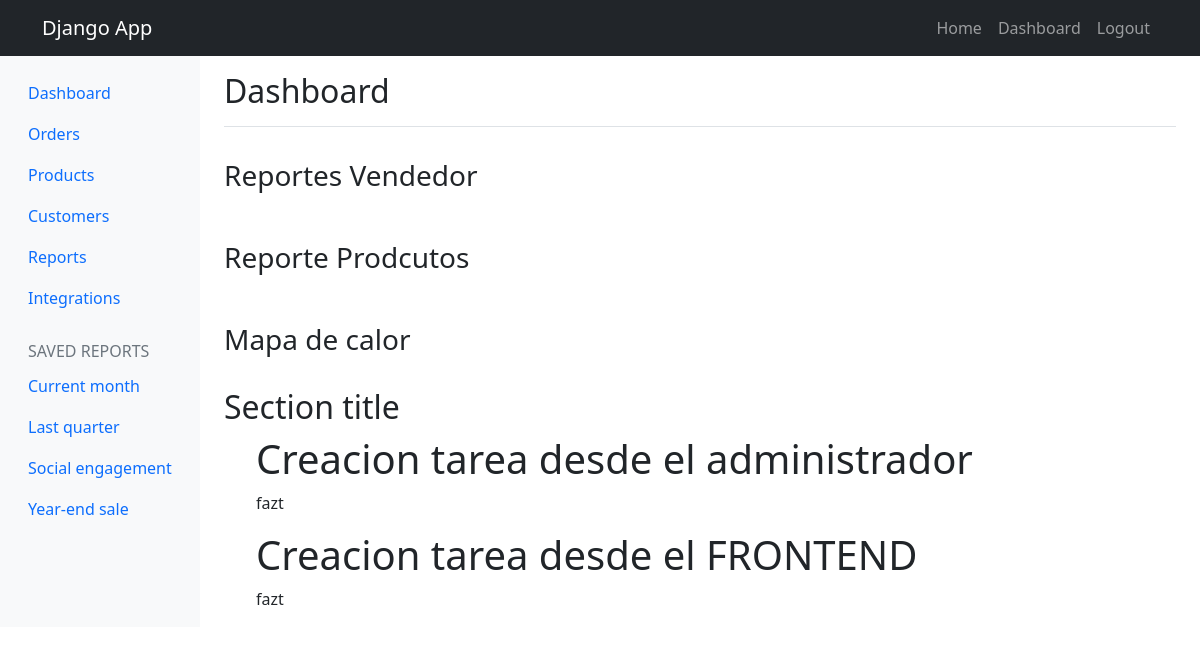
Screenshot of /tasks/ (signed in) with the database file from the repository.
### tasks/models.py (models this page shows, shortened)
class Task(models.Model):
    title = models.CharField(max_length=100)
    description = models.TextField(blank=True)
    created = models.DateTimeField(auto_now_add=True)
    datecompleted =  models.DateTimeField(null=True)
    important = models.BooleanField(default=False)
    user = models.ForeignKey(User, on_delete=models.CASCADE)

### tasks/views.py (the view)
# urls.py: path('tasks/', views.dashboard, name='tasks'),
def dashboard(request):
    Listar = Task.objects.filter(user=request.user)
    return render(request, 'tasks.html', {'tasks': Listar})

### tasks/templates/tasks.html (shortened to what this page needs)
{% extends "base.html" %} {% block content %}
<div class="container-fluid">
    <div class="row">
      <nav id="sidebarMenu" class="col-md-3 col-lg-2 d-md-block bg-light sidebar collapse">
        <div class="position-sticky pt-3 sidebar-sticky">
          <ul class="nav flex-column">
            <li class="nav-item">
              <a class="nav-link active" aria-current="page" href="#">
                Dashboard
              </a>
            </li>
            <li class="nav-item">
              <a class="nav-link" href="#">
                Orders
              </a>
            </li>
            <li class="nav-item">
              <a class="nav-link" href="#">
                Products
              </a>
            </li>
            <li class="nav-item">
              <a class="nav-link" href="#">
                Customers
              </a>
            </li>
            <li class="nav-item">
              <a class="nav-link" href="#">
                Reports
              </a>
            </li>
            <li class="nav-item">
              <a class="nav-link" href="#">
                Integrations
              </a>
            </li>
          </ul>
          <h6 class="sidebar-heading d-flex justify-content-between align-items-center px-3 mt-4 mb-1 text-muted text-uppercase">
            <span>Saved reports</span>
          </h6>
          <ul class="nav flex-column mb-2">
            <li class="nav-item">
              <a class="nav-link" href="#">
                Current month
              </a>
            </li>
            <li class="nav-item">
              <a class="nav-link" href="#">
                Last quarter
              </a>
            </li>
            <li class="nav-item">
              <a class="nav-link" href="#">
                Social engagement
              </a>
            </li>
            <li class="nav-item">
              <a class="nav-link" href="#">
                Year-end sale
              </a>
            </li>
          </ul>
        </div>
      </nav>
      <main class="col-md-9 ms-sm-auto col-lg-10 px-md-4">
        <div class="d-flex justify-content-between flex-wrap flex-md-nowrap align-items-center pt-3 pb-2 mb-3 border-bottom">
          <h1 class="h2">Dashboard</h1>
        </div>
        <div class="d-flex justify-content-between flex-wrap flex-md-nowrap align-items-center pt-3 pb-2 mb-3 ">
            <h1 class="h3">Reportes Vendedor</h1>
        </div>
        <div class="d-flex justify-content-between flex-wrap flex-md-nowrap align-items-center pt-3 pb-2 mb-3 ">
            <h1 class="h3">Reporte Prodcutos</h1>
        </div>
        <div class="d-flex justify-content-between flex-wrap flex-md-nowrap align-items-center pt-3 pb-2 mb-3 ">
            <h1 class="h3">Mapa de calor</h1>
        </div>
        <h2>Section title</h2>
        <div class="table-responsive">
          <ul>
            {% for lol in tasks %}
            <h1>{{lol.title}}</h1>
            <p>{{lol.user}}</p>
            {% endfor%}
          </ul>
        </div>
      </main>
    </div>
  </div>
{% endblock %}

### rows the page displays
Task: title "Creacion tarea desde el administrador", user "fazt"
Task: title "Creacion tarea desde el FRONTEND", user "fazt"
